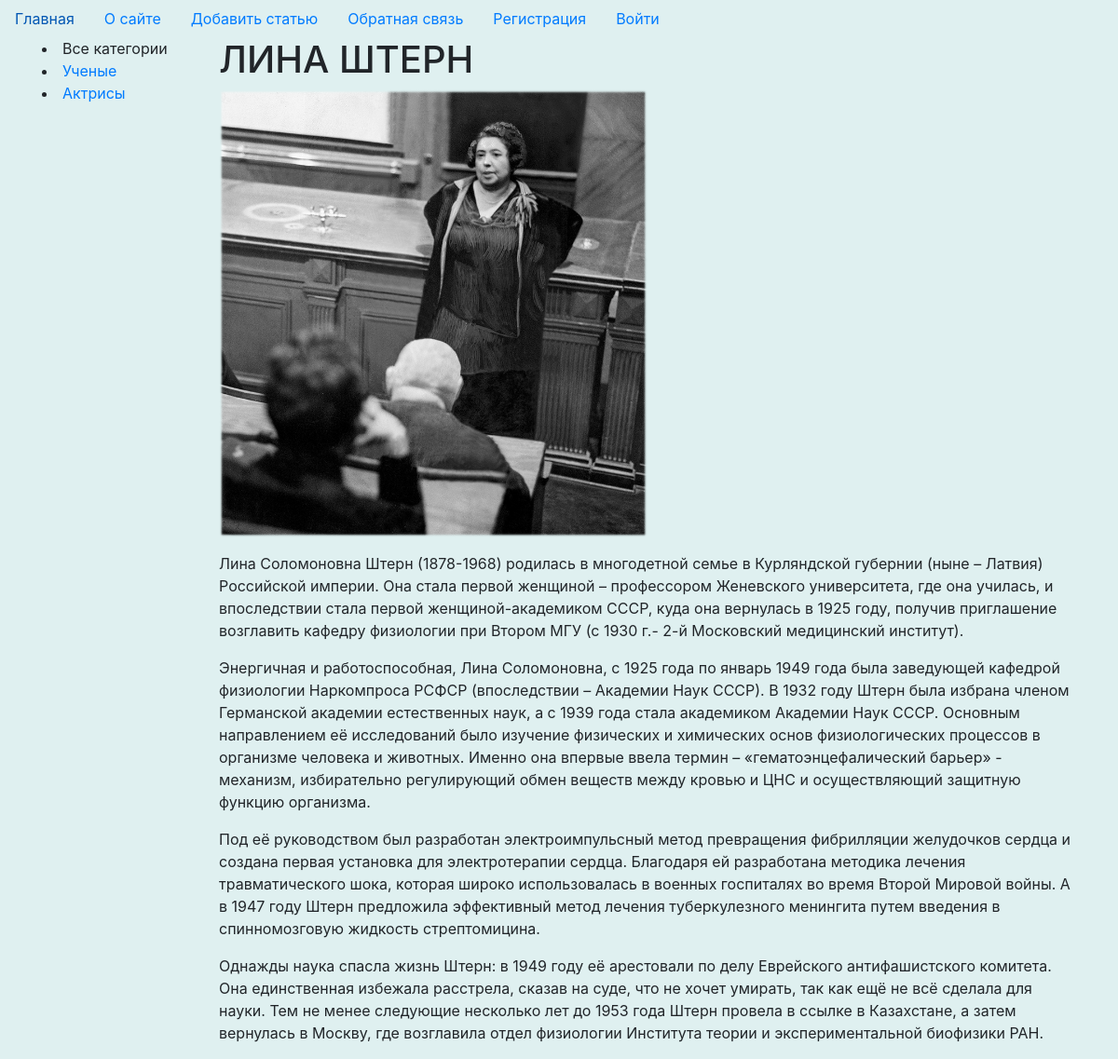
The page /post/lina-shtern/ on the database its author committed.
### women/models.py (models this page shows, shortened)
class Category(models.Model):
    name = models.CharField(max_length=100, db_index=True)
    slug = models.SlugField(max_length=255, unique=True, db_index=True, verbose_name="URL")
    def get_absolute_url(self):
        return reverse('category', kwargs={'cat_slug': self.slug})

class Women(models.Model):
    title = models.CharField(max_length=255)
    slug = models.SlugField(max_length=255, unique=True, db_index=True, verbose_name="URL")
    content = models.TextField(blank=True)
    photo = models.ImageField(upload_to="photos/%Y/%m/%d/")
    time_create = models.DateTimeField(auto_now_add=True)
    time_update = models.DateTimeField(auto_now=True)
    is_published = models.BooleanField(default=True)
    cat = models.ForeignKey('Category', on_delete=models.PROTECT, null=True)
    def __str__(self):
        return self.title

### women/views.py (the view)
# urls.py: path('post/<slug:post_slug>/', ShowPost.as_view(), name='post'),
class ShowPost(DataMixin, DetailView):
    model = Women
    slug_url_kwarg = 'post_slug'
    context_object_name = 'post'
    template_name = 'women/post.html'
    def get_context_data(self, *, object_list=None, **kwargs):
        context = super().get_context_data(**kwargs)
        c_def = self.get_user_context(title=context['post'])
        return dict(list(context.items()) + list(c_def.items()))

### women/templatetags/women_tags.py (called while the page is built)
@register.inclusion_tag('women/tags/nav_bar.html', takes_context = True)
def nav_bar(context):
    return{'ip': context['request']}

### women/utils.py (called while the page is built)
    def get_user_context(self, **kwargs):
        context = kwargs
        cats = Category.objects.all()
        context['cats'] = cats
        if 'cat_selected' not in context:
            context['cat_selected'] = 0
        return context

### women/templates/women/post.html
{% extends 'women/base.html' %}
{% block content %}
    <h1>{{ post.title }}</h1>
    {% if post.photo %}
        <p><img class="w-50" src="{{ post.photo.url }}"></p>
    {% endif %}
    <p>{{ post.content|linebreaks }}</p>
{% endblock %}

### women/templates/women/base.html (shortened to what this page needs)
{% load static %}
{% load women_tags %}
{% load cache %}
<!DOCTYPE html>
<html lang="en">
<head>
    <link rel="stylesheet" href="https://maxcdn.bootstrapcdn.com/bootstrap/4.0.0/css/bootstrap.min.css"
>
    <link type="text/css" href="{% static 'women/css/style.css' %}" rel="stylesheet"/>
</head>
<body>
<header>
    {% nav_bar %}
</header>
<div class="container">
    <div class="row">
        <div class="col-2 bc1">
            {% if cat_selected == 0 %}
                <li>Все категории</li>
            {% else %}
                <li><a href="{% url 'home' %}">Все категории</a></li>
            {% endif %}
            {% for c in cats %}
                {% if c.pk == cat_selected %}
                    <li>{{ c.name }}</li>
                {% else %}
                    <li><a href="{{ c.get_absolute_url }}">{{ c.name }}</a></li>
                {% endif %}
            {% endfor %}
        </div>
        <div class="col-10 bc2">
            {% block content %}
            {% endblock %}
        </div>
    </div>
</div>
</body>
</html>

### women/static/women/css/style.css (style rules this page uses)
body { background-color: rgba(14, 145, 145, 0.13); }

### rows shown on the page
Category: name "Ученые"
Category: name "Актрисы"
Women: title "ЛИНА ШТЕРН", photo (picture), content "Лина Соломоновна Штерн (1878-1968) родилась в многодетной семье в Курляндской губернии (ныне – Латвия) Российской империи. Она стала первой женщиной – профессором Женевского университета, где она училась, и впоследствии стала первой женщиной-академиком СССР, куда она вернулась в 1925 году, получив приглашение возглавить кафедру физиологии при Втором МГУ (с 1930 г.- 2-й Московский медицинский институт). Энергичная и работоспособная, Лина Соломоновна, с 1925 года по январь 1949 года была заведующей кафедрой физиологии Наркомпроса РСФСР (впоследствии – Академии Наук СССР). В 1932 году Штерн была избрана членом Германской академии естественных наук, а с 1939 года стала академиком Академии Наук…"
